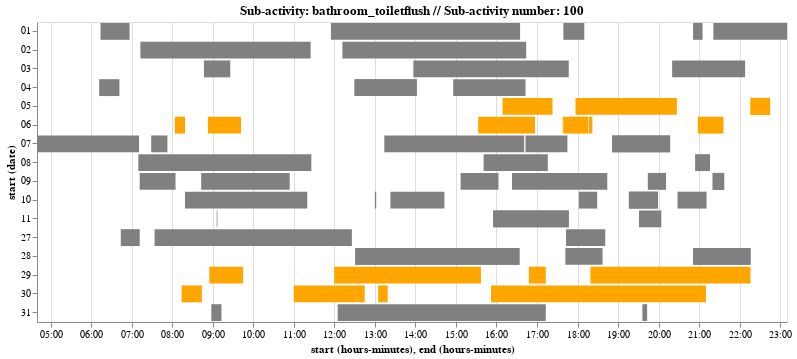

Source (notebook cell):
### Markdown cell above
#### Bathroom - Toilet Flush, Sub-activity # 100

### Code cell
charts[1]

### Figure 1 — Vega-Lite specification as saved in the notebook (floating-point values rounded to 4 significant figures)
{"$schema": "https://vega.github.io/schema/vega-lite/v3.4.0.json", "config": {"mark": {"tooltip": null}, "view": {"height": 300, "width": 400}}, "data": {"name": "data-a92ac1bde1a73d84417dee493c5e5a06"}, "datasets": {"data-a92ac1bde1a73d84417dee493c5e5a06": [{"day": "3", "end": "2003-03-27T07:12:41", "index": 1, "start": "2003-03-27T06:44:06"}, {"day": "3", "end": "2003-03-27T12:26:27", "index": 17, "start": "2003-03-27T07:34:47"}, {"day": "3", "end": "2003-03-27T18:41:03", "index": 77, "start": "2003-03-27T17:43:13"}, {"day": "4", "end": "2003-03-28T16:34:50", "index": 98, "start": "2003-03-28T12:31:01"}, {"day": "4", "end": "2003-03-28T16:34:50", "index": 99, "start": "2003-03-28T12:31:01"}, {"day": "4", "end": "2003-03-28T18:37:06", "index": 126, "start": "2003-03-28T17:42:41"}, {"day": "4", "end": "2003-03-28T22:16:00", "index": 168, "start": "2003-03-28T20:51:02"}, {"day": "4", "end": "2003-03-28T22:16:00", "index": 169, "start": "2003-03-28T20:51:02"}, {"day": "5", "end": "2003-03-29T08:24:52", "index": 206, "start": "2003-03-29T08:24:51"}, {"day": "5", "end": "2003-03-29T09:45:17", "index": 207, "start": "2003-03-29T08:55:18"}, {"day": "5", "end": "2003-03-29T15:37:10", "index": 243, "start": "2003-03-29T12:00:31"}, {"day": "5", "end": "2003-03-29T15:43:20", "index": 510, "start": "2003-03-29T15:43:19"}, {"day": "5", "end": "2003-03-29T17:13:54", "index": 641, "start": "2003-03-29T16:48:03"}, {"day": "5", "end": "2003-03-29T22:16:01", "index": 645, "start": "2003-03-29T18:19:51"}, {"day": "5", "end": "2003-03-29T22:28:41", "index": 679, "start": "2003-03-29T22:28:40"}, {"day": "5", "end": "2003-03-29T23:10:49", "index": 685, "start": "2003-03-29T23:10:48"}, {"day": "6", "end": "2003-03-30T08:01:56", "index": 722, "start": "2003-03-30T08:01:55"}, {"day": "6", "end": "2003-03-30T08:44:10", "index": 724, "start": "2003-03-30T08:14:05"}, {"day": "6", "end": "2003-03-30T12:45:21", "index": 740, "start": "2003-03-30T11:00:19"}, {"day": "6", "end": "2003-03-30T13:19:01", "index": 760, "start": "2003-03-30T13:05:48"}, {"day": "6", "end": "2003-03-30T21:10:42", "index": 806, "start": "2003-03-30T15:52:34"}, {"day": "0", "end": "2003-03-31T09:13:45", "index": 839, "start": "2003-03-31T08:58:54"}, {"day": "0", "end": "2003-03-31T17:13:53", "index": 865, "start": "2003-03-31T12:05:27"}, {"day": "0", "end": "2003-03-31T19:43:39", "index": 888, "start": "2003-03-31T19:36:38"}, {"day": "1", "end": "2003-04-01T06:57:39", "index": 901, "start": "2003-04-01T06:14:36"}, {"day": "1", "end": "2003-04-01T16:35:49", "index": 938, "start": "2003-04-01T11:55:43"}, {"day": "1", "end": "2003-04-01T18:10:57", "index": 961, "start": "2003-04-01T17:39:37"}, {"day": "1", "end": "2003-04-01T21:05:20", "index": 965, "start": "2003-04-01T20:51:52"}, {"day": "1", "end": "2003-04-01T23:10:23", "index": 981, "start": "2003-04-01T21:21:13"}, {"day": "2", "end": "2003-04-02T11:25:03", "index": 994, "start": "2003-04-02T07:13:48"}, {"day": "2", "end": "2003-04-02T16:44:37", "index": 1119, "start": "2003-04-02T12:12:04"}, {"day": "3", "end": "2003-04-03T08:05:19", "index": 1197, "start": "2003-04-03T08:05:17"}, {"day": "3", "end": "2003-04-03T09:26:08", "index": 1204, "start": "2003-04-03T08:47:33"}, {"day": "3", "end": "2003-04-03T17:47:37", "index": 1265, "start": "2003-04-03T13:57:31"}, {"day": "3", "end": "2003-04-03T22:08:48", "index": 1311, "start": "2003-04-03T20:20:51"}, {"day": "4", "end": "2003-04-04T06:42:22", "index": 1342, "start": "2003-04-04T06:12:20"}, {"day": "4", "end": "2003-04-04T14:02:12", "index": 1419, "start": "2003-04-04T12:30:30"}, {"day": "4", "end": "2003-04-04T14:02:12", "index": 1420, "start": "2003-04-04T12:30:30"}, {"day": "4", "end": "2003-04-04T16:43:31", "index": 1454, "start": "2003-04-04T14:56:40"}, {"day": "5", "end": "2003-04-05T17:23:41", "index": 1603, "start": "2003-04-05T16:09:08"}, {"day": "5", "end": "2003-04-05T20:27:32", "index": 1630, "start": "2003-04-05T17:57:19"}, {"day": "5", "end": "2003-04-05T22:45:58", "index": 1657, "start": "2003-04-05T22:16:30"}, {"day": "5", "end": "2003-04-05T22:45:58", "index": 1658, "start": "2003-04-05T22:16:30"}, {"day": "6", "end": "2003-04-06T08:19:47", "index": 1687, "start": "2003-04-06T08:04:57"}, {"day": "6", "end": "2003-04-06T09:42:16", "index": 1697, "start": "2003-04-06T08:53:48"}, {"day": "6", "end": "2003-04-06T16:57:15", "index": 1800, "start": "2003-04-06T15:33:28"}, {"day": "6", "end": "2003-04-06T17:39:31", "index": 1813, "start": "2003-04-06T17:38:08"}, {"day": "6", "end": "2003-04-06T18:16:06", "index": 1817, "start": "2003-04-06T17:39:32"}, {"day": "6", "end": "2003-04-06T18:22:56", "index": 1826, "start": "2003-04-06T18:17:47"}, {"day": "6", "end": "2003-04-06T21:36:22", "index": 1873, "start": "2003-04-06T20:58:32"}, {"day": "0", "end": "2003-04-07T07:11:58", "index": 1880, "start": "2003-04-07T04:40:01"}, {"day": "0", "end": "2003-04-07T07:53:49", "index": 1900, "start": "2003-04-07T07:29:55"}, {"day": "0", "end": "2003-04-07T16:41:39", "index": 1956, "start": "2003-04-07T13:14:18"}, {"day": "0", "end": "2003-04-07T17:45:55", "index": 1970, "start": "2003-04-07T16:43:29"}, {"day": "0", "end": "2003-04-07T20:17:55", "index": 1994, "start": "2003-04-07T18:51:34"}, {"day": "0", "end": "2003-04-07T20:17:55", "index": 1995, "start": "2003-04-07T18:51:34"}, {"day": "1", "end": "2003-04-08T11:26:00", "index": 2039, "start": "2003-04-08T07:10:13"}, {"day": "1", "end": "2003-04-08T17:16:43", "index": 2066, "start": "2003-04-08T15:41:39"}, {"day": "1", "end": "2003-04-08T21:16:11", "index": 2098, "start": "2003-04-08T20:54:30"}, {"day": "2", "end": "2003-04-09T08:05:49", "index": 2135, "start": "2003-04-09T07:12:47"}, {"day": "2", "end": "2003-04-09T10:54:55", "index": 2148, "start": "2003-04-09T08:43:32"}, {"day": "2", "end": "2003-04-09T16:03:54", "index": 2234, "start": "2003-04-09T15:07:49"}, {"day": "2", "end": "2003-04-09T18:44:58", "index": 2257, "start": "2003-04-09T16:23:59"}, {"day": "2", "end": "2003-04-09T20:11:12", "index": 2279, "start": "2003-04-09T19:44:39"}, {"day": "2", "end": "2003-04-09T21:37:58", "index": 2298, "start": "2003-04-09T21:20:20"}, {"day": "2", "end": "2003-04-09T21:37:58", "index": 2299, "start": "2003-04-09T21:20:20"}, {"day": "3", "end": "2003-04-10T11:20:51", "index": 2306, "start": "2003-04-10T08:19:09"}, {"day": "3", "end": "2003-04-10T13:02:12", "index": 2457, "start": "2003-04-10T13:00:03"}, {"day": "3", "end": "2003-04-10T14:43:00", "index": 2468, "start": "2003-04-10T13:23:47"}, {"day": "3", "end": "2003-04-10T18:29:51", "index": 2487, "start": "2003-04-10T18:02:46"}, {"day": "3", "end": "2003-04-10T19:59:44", "index": 2516, "start": "2003-04-10T19:16:03"}, {"day": "3", "end": "2003-04-10T19:59:44", "index": 2517, "start": "2003-04-10T19:16:03"}, {"day": "3", "end": "2003-04-10T21:11:10", "index": 2538, "start": "2003-04-10T20:28:23"}, {"day": "4", "end": "2003-04-11T08:26:12", "index": 2556, "start": "2003-04-11T08:26:11"}, {"day": "4", "end": "2003-04-11T09:07:45", "index": 2560, "start": "2003-04-11T09:06:17"}, {"day": "4", "end": "2003-04-11T09:40:21", "index": 2563, "start": "2003-04-11T09:40:20"}, {"day": "4", "end": "2003-04-11T17:47:59", "index": 2699, "start": "2003-04-11T15:55:13"}, {"day": "4", "end": "2003-04-11T17:47:59", "index": 2700, "start": "2003-04-11T15:55:13"}, {"day": "4", "end": "2003-04-11T20:04:54", "index": 2720, "start": "2003-04-11T19:31:10"}]}, "encoding": {"color": {"condition": {"test": "(datum.day > 4)", "value": "orange"}, "value": "grey"}, "detail": {"field": "index", "type": "quantitative"}, "x": {"field": "start", "timeUnit": "hoursminutes", "type": "temporal"}, "x2": {"field": "end", "timeUnit": "hoursminutes"}, "y": {"field": "start", "timeUnit": "date", "type": "ordinal"}}, "mark": "bar", "selection": {"selector610": {"bind": "scales", "encodings": ["x", "y"], "type": "interval"}}, "title": "Sub-activity: bathroom_toiletflush // Sub-activity number: 100", "width": 750}
